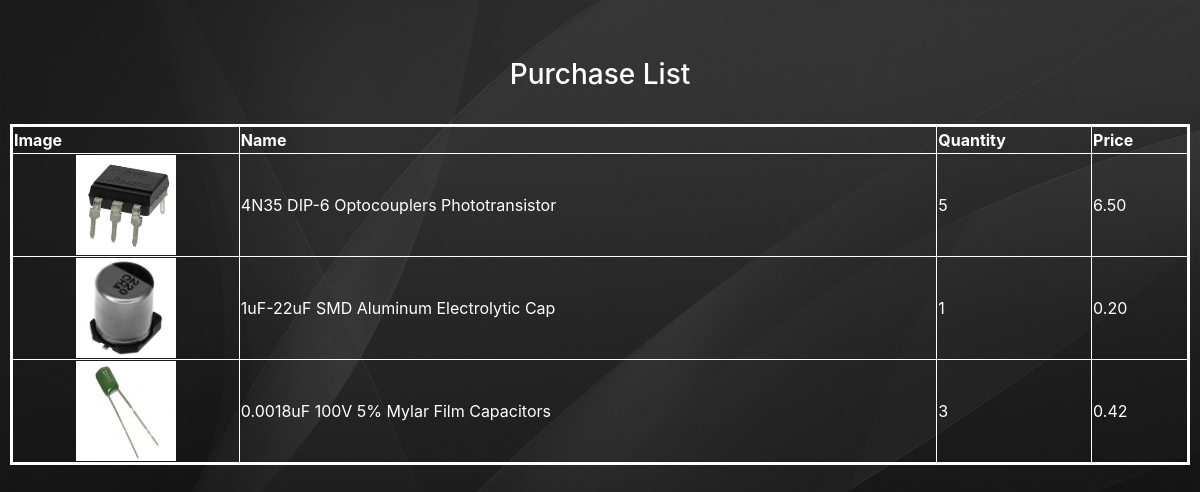
The page /purchase_list.php (signed in) on the database its author committed.
### tables this page shows
CREATE TABLE `user_purchase` (
  `id` int(11) NOT NULL,
  `user_name` varchar(512) NOT NULL,
  `product_id` int(11) NOT NULL,
  `product_quantity` int(11) NOT NULL,
  `total_price` decimal(10,2) NOT NULL
);

CREATE TABLE `product` (
  `id` int(11) NOT NULL,
  `name` varchar(512) NOT NULL,
  `price` decimal(10,2) NOT NULL,
  `quantity` int(11) NOT NULL,
  `description` varchar(512) NOT NULL,
  `image_path` varchar(512) NOT NULL
);

### purchase_list.php (the view, shortened to what this page needs)
<!DOCTYPE html>
<html lang="en">
	<head>
		<link href="css/home.css" rel="stylesheet" id="bootstrap-css">
		<link rel="stylesheet" href="https://maxcdn.bootstrapcdn.com/bootstrap/4.3.1/css/bootstrap.min.css">
		<?php
			$qr = "";
			if (isset($_SESSION["user_type"]) && $_SESSION["user_type"] == "admin")
			{
				include("admin_header.php");
			}
			else if (isset($_SESSION["user_type"]) && $_SESSION["user_type"] == "user")
			{
				$user = $_SESSION["username"];
				$qr = "where user_name = '$user'";
			}
			else
			{
				header("location:login.php");
			}
		?>
	</head>
	<body id="Page">
		<br><br>
		<div id="">
			<h3 align="center" style="color: white">Purchase List</h3><br>
			<table width="100%" border="3px solid" bordercolor="white" style="color: white">
				<tr>
					<th>Image</th>
					<th>Name</th>
					<th>Quantity</th>
					<th>Price</th>
				</tr>
				<?php
				require "config/db.php";
				$sql = "SELECT pr.image_path image ,prc.user_name user, prc.product_quantity qty,
						prc.total_price price ,pr.name name FROM user_purchase prc
						left join product pr on pr.id = prc.product_id " . $qr;
				$qryResult = mysqli_query($conn, $sql);
				if (mysqli_num_rows($qryResult) > 0) {
					while ($row = mysqli_fetch_assoc($qryResult)) {   ?>
						<tr>
							<td align="center"><img class=""
								src="images\product\<?php echo $row['image']; ?>"
								style="height:100px; width:100px"></td>
							<td><?php echo $row['name']; ?></td>
							<td><?php echo $row["qty"]; ?></td>
							<td><?php echo $row["price"]; ?></td>
						</tr>
					<?php }
				}
				?>
			</table>
		</div>
	</body>
</html>

### config/db.php (shortened to what this page needs)
<!DOCTYPE html>
<html lang="en">
	<head>
	</head>
    <body>
	</body>
</html>

### css/home.css (style rules this page uses)
#Page { background-image: url("../images/black-background-wallpapers.jpg"); background-repeat: no-repeat; background-size: cover; padding: 10px; height: 100%; }

### rows shown on the page
user_purchase: product.image_path (picture), product.name "4N35 DIP-6 Optocouplers Phototransistor", product_quantity "5", total_price "6.50"
user_purchase: product.image_path (picture), product.name "1uF-22uF SMD Aluminum Electrolytic Cap", product_quantity "1", total_price "0.20"
user_purchase: product.image_path (picture), product.name "0.0018uF 100V 5% Mylar Film Capacitors", product_quantity "3", total_price "0.42"
